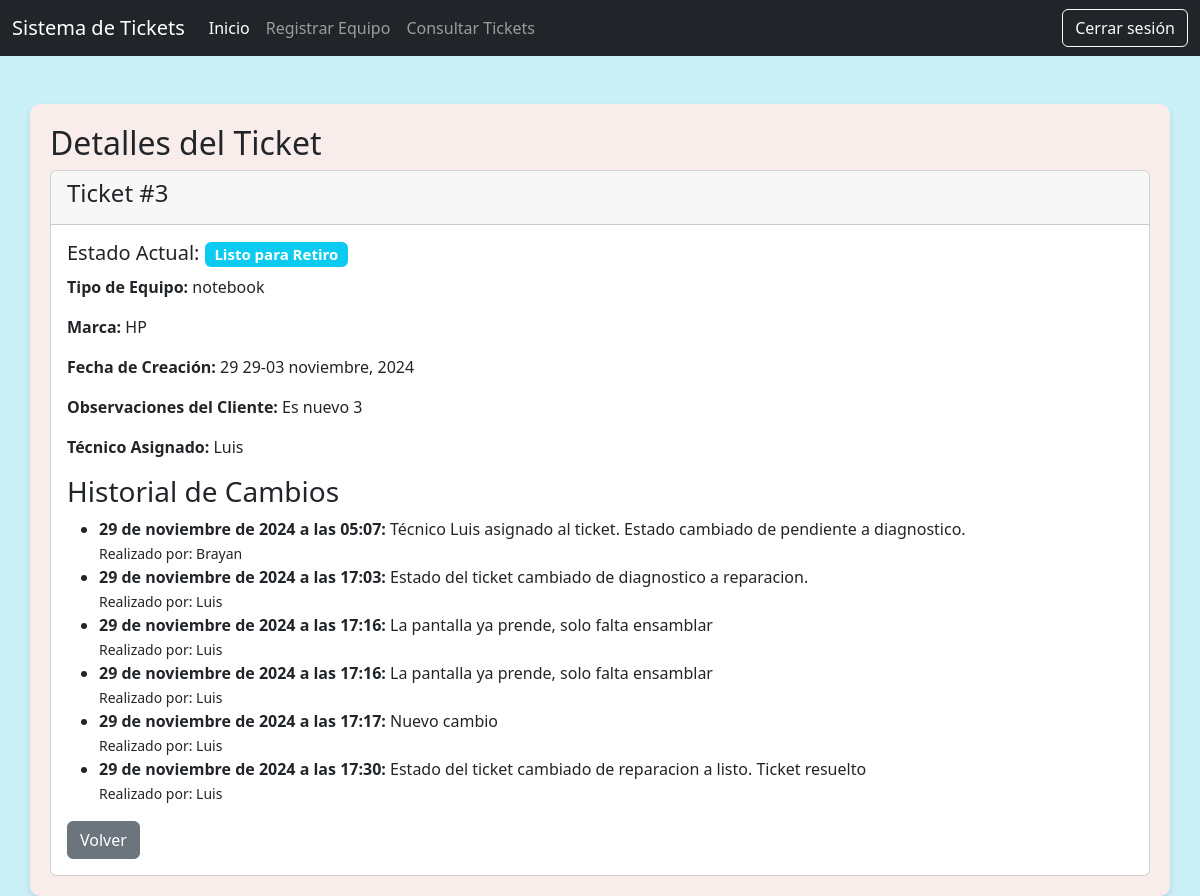
Page /tickets/tecnico/ticket_detail/3 (signed in) on the committed database.
### tickets/models.py (models this page shows, shortened)
class Ticket(models.Model):
    status_ticket = (
        ('pendiente', 'Pendiente'),
        ('diagnostico', 'En diagnostico'),
        ('reparacion', 'En reparacion'),
        ('listo', 'Listo para Retiro')
    )
    equipo = models.ForeignKey(Equipo, on_delete=models.CASCADE, related_name='ticket')
    vendedor = models.ForeignKey(User, on_delete=models.SET_NULL, null=True, blank=True, related_name='tickets_vendidos')
    tecnico = models.ForeignKey(User, on_delete=models.SET_NULL, null=True, blank=True, related_name='tickets_asignados')
    estado = models.CharField(max_length=20, choices=status_ticket, default='pendiente')
    descripcion_reparacion = models.TextField(null=True, blank=True)
    fecha_creacion = models.DateTimeField(auto_now_add=True)
    fecha_actualizacion = models.DateTimeField(auto_now=True)
    prioridad = models.BooleanField(default=False)

class Equipo(models.Model):
    tipo_equipo = (
        ('notebook', 'Notebook'),
        ('PC', 'PC de escritorio'),
        ('impresora', 'Impresora'),
    )
    folio = models.CharField(max_length=20, unique=True, blank=True, null=True)
    tipo = models.CharField(max_length=20, choices=tipo_equipo)
    marca = models.CharField(max_length=50)
    observaciones = models.TextField(null=True, blank=True)
    incluye_cargador = models.BooleanField(default=False)
    creado_por = models.ForeignKey(User, on_delete=models.SET_NULL, null=True, related_name='equipos_creados')
    fecha_creacion = models.DateTimeField(auto_now_add=True)

class HistorialTicket(models.Model):
    ticket = models.ForeignKey(Ticket, related_name='historial', on_delete=models.CASCADE)
    descripcion = models.TextField(default='Descripcion')  # Descripción del cambio realizado
    fecha = models.DateTimeField(auto_now_add=True)  # Fecha del cambio
    usuario = models.ForeignKey(User, on_delete=models.SET_NULL, null=True)  # Usuario que realizó el cambio (opcional)

### tickets/views.py (the view)
# urls.py: path('tecnico/ticket_detail/<int:pk>', TecnicoTicketDetailView.as_view(), name='tecnico_detail'),
@method_decorator(login_required, name='dispatch')
class TecnicoTicketDetailView(DetailView):
    model = Ticket
    template_name = 'tickets/tecnico_ticket_detail.html'
    context_object_name = 'ticket'

### tickets/templates/tickets/tecnico_ticket_detail.html (shortened to what this page needs)
{% extends "core/base.html" %}
{% block content %}
<div class="container mt-5">
    <h2>Detalles del Ticket</h2>
    <div class="card">
        <div class="card-header">
            <h4>Ticket #{{ ticket.id }}</h4>
        </div>
        <div class="card-body">
            <h5>Estado Actual: <span class="badge bg-info">{{ ticket.get_estado_display }}</span></h5>
            <p><strong>Tipo de Equipo:</strong> {{ ticket.equipo.tipo }}</p>
            <p><strong>Marca:</strong> {{ ticket.equipo.marca }}</p>
            <p><strong>Fecha de Creación:</strong> {{ ticket.fecha_creacion|date:"d de F, Y" }}</p>
            <p><strong>Observaciones del Cliente:</strong> {{ ticket.equipo.observaciones }}</p>
            <p><strong>Técnico Asignado:</strong> {{ ticket.tecnico }}</p>
            <h3>Historial de Cambios</h3>
            <ul>
                {% for historial in ticket.historial.all %}
                    <li>
                        <strong>{{ historial.fecha }}:</strong> {{ historial.descripcion }}
                        <br>
                        <small>Realizado por: {{ historial.usuario.username }}</small>
                    </li>
                {% endfor %}
            </ul>
            <div class="mt-3">
                <a href="{% url 'tickets_asignados' %}" class="btn btn-secondary">Volver</a>
            </div>
        </div>
    </div>
</div>
{% endblock  %}

### core/templates/core/base.html (style rules this page uses)
body { background-color: #caf0f8; }
.container { background-color: #f8edeb; padding: 20px; border-radius: 10px; box-shadow: 0 4px 8px rgba(0, 0, 0, 0.1); }

### rows in the picture
Ticket: id "3", estado "Listo para Retiro", equipo.tipo "notebook", equipo.marca "HP", fecha_creacion "29 29-03 noviembre, 2024", equipo.observaciones "Es nuevo 3", tecnico "Luis"
HistorialTicket: fecha "29 de noviembre de 2024 a las 05:07", descripcion "Técnico Luis asignado al ticket. Estado cambiado de pendiente a diagnostico.", usuario.username "Brayan"
HistorialTicket: fecha "29 de noviembre de 2024 a las 17:03", descripcion "Estado del ticket cambiado de diagnostico a reparacion.", usuario.username "Luis"
HistorialTicket: fecha "29 de noviembre de 2024 a las 17:16", descripcion "La pantalla ya prende, solo falta ensamblar", usuario.username "Luis"
HistorialTicket: fecha "29 de noviembre de 2024 a las 17:16", descripcion "La pantalla ya prende, solo falta ensamblar", usuario.username "Luis"
HistorialTicket: fecha "29 de noviembre de 2024 a las 17:17", descripcion "Nuevo cambio", usuario.username "Luis"
HistorialTicket: fecha "29 de noviembre de 2024 a las 17:30", descripcion "Estado del ticket cambiado de reparacion a listo. Ticket resuelto", usuario.username "Luis"
